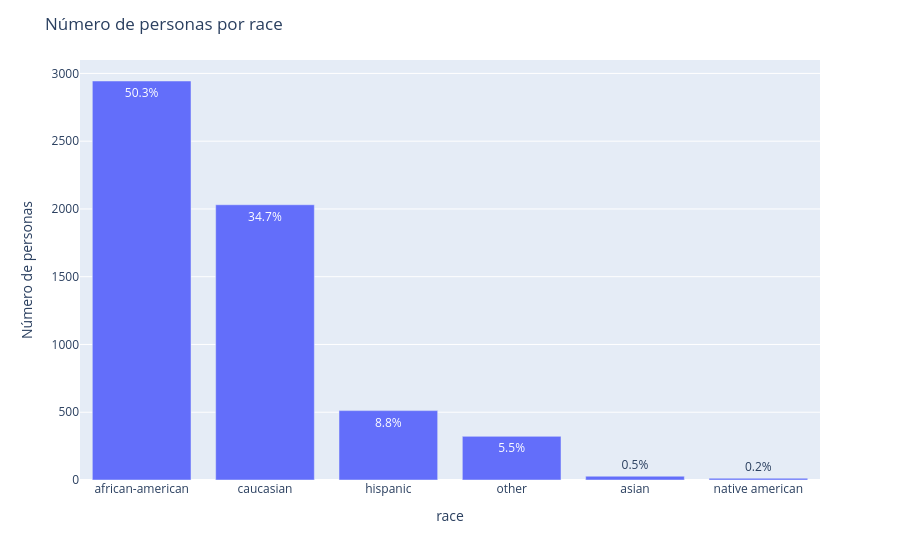
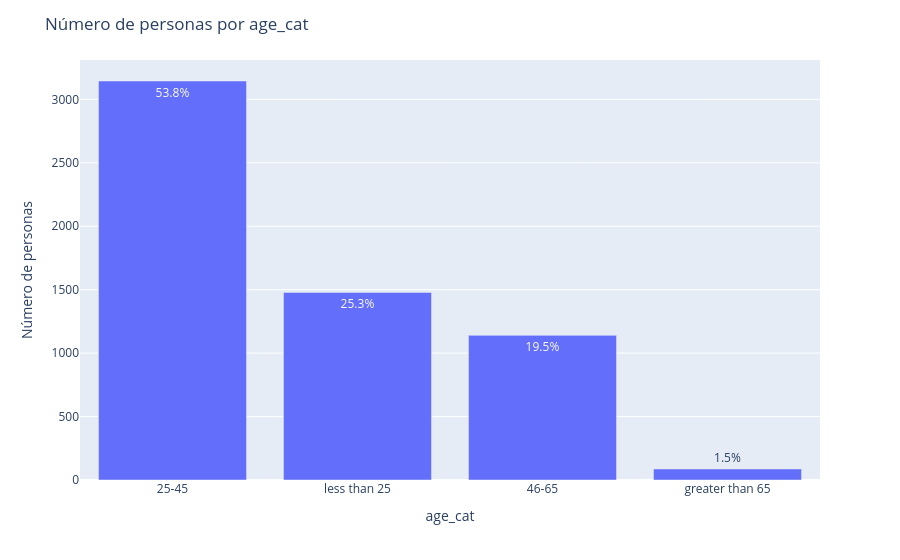
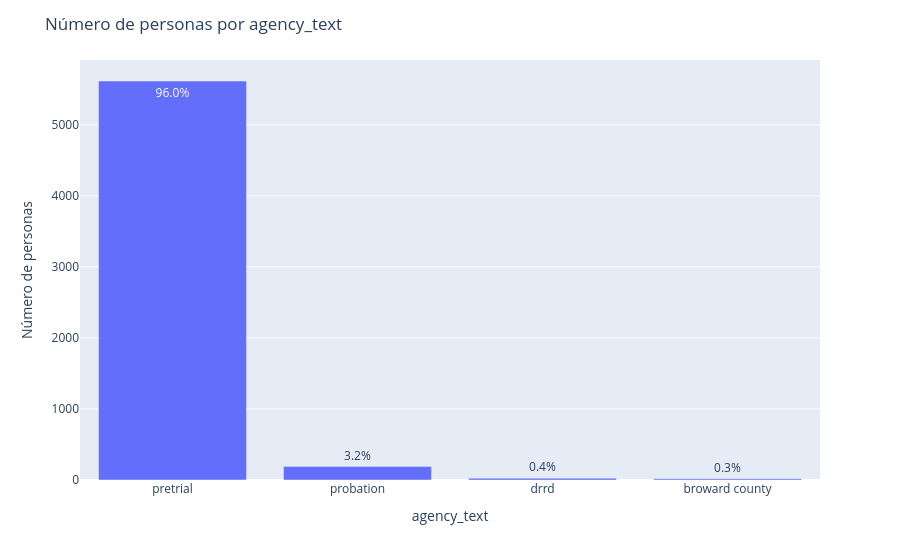
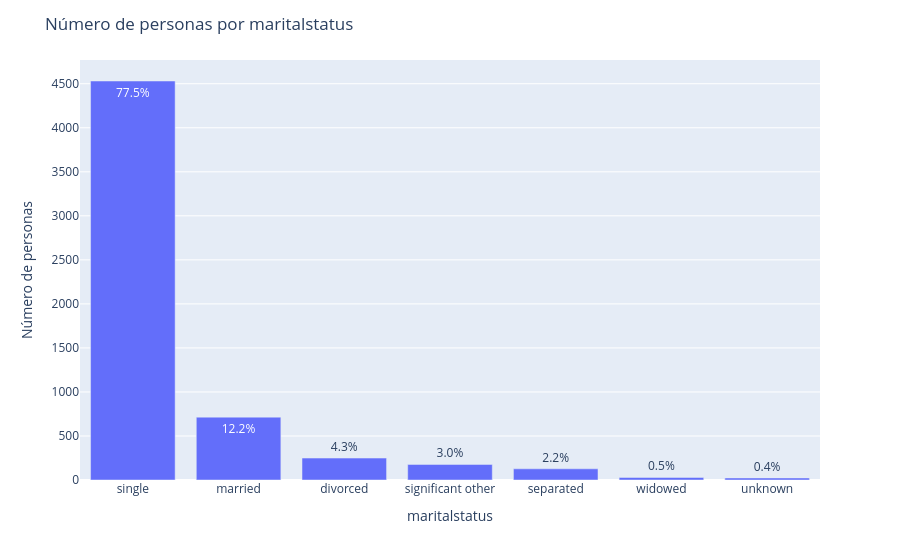

Write notebook code for charts like these, in order.
### Code cell
eda(df)

### Figure 1 — Plotly figure (JSON) as saved in the notebook; plotly's stock layout.template omitted (floating-point values rounded to 4 significant figures)
{"data": [{"alignmentgroup": "True", "hovertemplate": "race=%{x}<br>frecuencia=%{y}<br>text=%{text}<extra></extra>", "legendgroup": "", "marker": {"color": "#636efa", "pattern": {"shape": ""}}, "name": "", "offsetgroup": "", "orientation": "v", "showlegend": false, "text": ["50.3%", "34.7%", "8.8%", "5.5%", "0.5%", "0.2%"], "textposition": "auto", "type": "bar", "x": ["african-american", "caucasian", "hispanic", "other", "asian", "native american"], "xaxis": "x", "y": [2944, 2031, 512, 322, 28, 13], "yaxis": "y"}], "layout": {"barmode": "relative", "legend": {"tracegroupgap": 0}, "margin": {"t": 60}, "title": {"text": "Número de personas por race"}, "xaxis": {"anchor": "y", "domain": [0, 1], "title": {"text": "race"}}, "yaxis": {"anchor": "x", "domain": [0, 1], "title": {"text": "Número de personas"}}}}

### Figure 2 — Plotly figure (JSON) as saved in the notebook; plotly's stock layout.template omitted (floating-point values rounded to 4 significant figures)
{"data": [{"alignmentgroup": "True", "hovertemplate": "age_cat=%{x}<br>frecuencia=%{y}<br>text=%{text}<extra></extra>", "legendgroup": "", "marker": {"color": "#636efa", "pattern": {"shape": ""}}, "name": "", "offsetgroup": "", "orientation": "v", "showlegend": false, "text": ["53.8%", "25.3%", "19.5%", "1.5%"], "textposition": "auto", "type": "bar", "x": ["25-45", "less than 25", "46-65", "greater than 65"], "xaxis": "x", "y": [3145, 1478, 1140, 87], "yaxis": "y"}], "layout": {"barmode": "relative", "legend": {"tracegroupgap": 0}, "margin": {"t": 60}, "title": {"text": "Número de personas por age_cat"}, "xaxis": {"anchor": "y", "domain": [0, 1], "title": {"text": "age_cat"}}, "yaxis": {"anchor": "x", "domain": [0, 1], "title": {"text": "Número de personas"}}}}

### Figure 3 — Plotly figure (JSON) as saved in the notebook; plotly's stock layout.template omitted (floating-point values rounded to 4 significant figures)
{"data": [{"alignmentgroup": "True", "hovertemplate": "agency_text=%{x}<br>frecuencia=%{y}<br>text=%{text}<extra></extra>", "legendgroup": "", "marker": {"color": "#636efa", "pattern": {"shape": ""}}, "name": "", "offsetgroup": "", "orientation": "v", "showlegend": false, "text": ["96.0%", "3.2%", "0.4%", "0.3%"], "textposition": "auto", "type": "bar", "x": ["pretrial", "probation", "drrd", "broward county"], "xaxis": "x", "y": [5617, 189, 26, 18], "yaxis": "y"}], "layout": {"barmode": "relative", "legend": {"tracegroupgap": 0}, "margin": {"t": 60}, "title": {"text": "Número de personas por agency_text"}, "xaxis": {"anchor": "y", "domain": [0, 1], "title": {"text": "agency_text"}}, "yaxis": {"anchor": "x", "domain": [0, 1], "title": {"text": "Número de personas"}}}}

### Figure 4 — Plotly figure (JSON) as saved in the notebook; plotly's stock layout.template omitted (floating-point values rounded to 4 significant figures)
{"data": [{"alignmentgroup": "True", "hovertemplate": "maritalstatus=%{x}<br>frecuencia=%{y}<br>text=%{text}<extra></extra>", "legendgroup": "", "marker": {"color": "#636efa", "pattern": {"shape": ""}}, "name": "", "offsetgroup": "", "orientation": "v", "showlegend": false, "text": ["77.5%", "12.2%", "4.3%", "3.0%", "2.2%", "0.5%", "0.4%"], "textposition": "auto", "type": "bar", "x": ["single", "married", "divorced", "significant other", "separated", "widowed", "unknown"], "xaxis": "x", "y": [4531, 714, 249, 177, 127, 29, 23], "yaxis": "y"}], "layout": {"barmode": "relative", "legend": {"tracegroupgap": 0}, "margin": {"t": 60}, "title": {"text": "Número de personas por maritalstatus"}, "xaxis": {"anchor": "y", "domain": [0, 1], "title": {"text": "maritalstatus"}}, "yaxis": {"anchor": "x", "domain": [0, 1], "title": {"text": "Número de personas"}}}}
